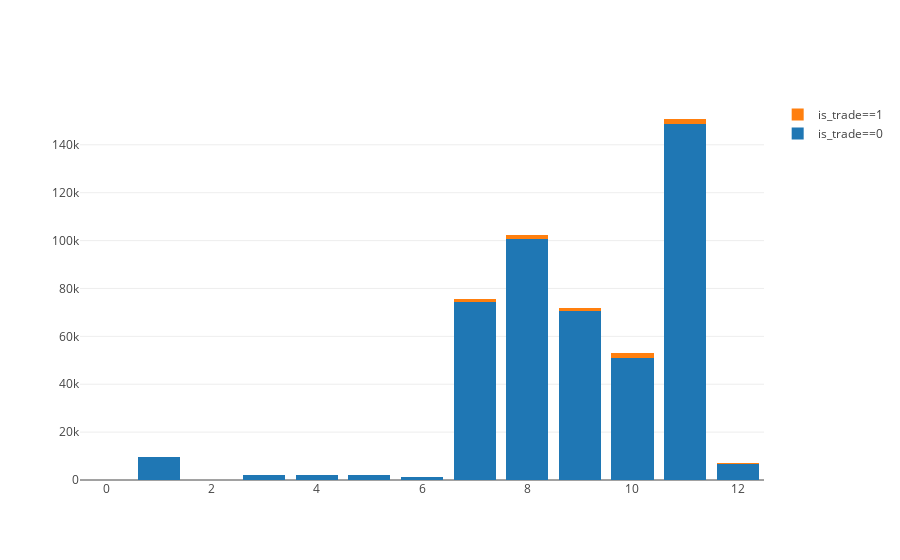

Write notebook code for a chart like this one.
### Code cell
le = LabelEncoder()
item_data['category_1'] = le.fit_transform(item_data['category_1'])
count_cate1 = item_data[item_data['is_trade']==1]['category_1'].value_counts().sort_index()
count_cate0 = item_data[item_data['is_trade']==0]['category_1'].value_counts().sort_index()
trace1 = go.Bar(
    x=count_cate0.index,
    y=count_cate0.values,
    name='is_trade==0'
)
trace2 = go.Bar(
    x=count_cate1.index,
    y=count_cate1.values,
    name='is_trade==1'
)

data = [trace1, trace2]
layout = go.Layout(
    barmode='stack'
)

fig = go.Figure(data=data, layout=layout)
iplot(fig, filename='stacked-bar')

### Figure 1 — Plotly figure (JSON) as saved in the notebook; plotly's stock layout.template omitted (floating-point values rounded to 4 significant figures)
{"data": [{"name": "is_trade==0", "type": "bar", "x": [0, 1, 2, 3, 4, 5, 6, 7, 8, 9, 10, 11, 12], "y": [179, 9413, 87, 1916, 1906, 2167, 1177, 74154, 100768, 70745, 50917, 148830, 6858]}, {"name": "is_trade==1", "type": "bar", "x": [0, 1, 2, 3, 4, 5, 6, 7, 8, 9, 10, 11, 12], "y": [7, 150, 1, 50, 123, 79, 30, 1266, 1728, 1274, 2138, 1949, 226]}], "layout": {"barmode": "stack"}}
